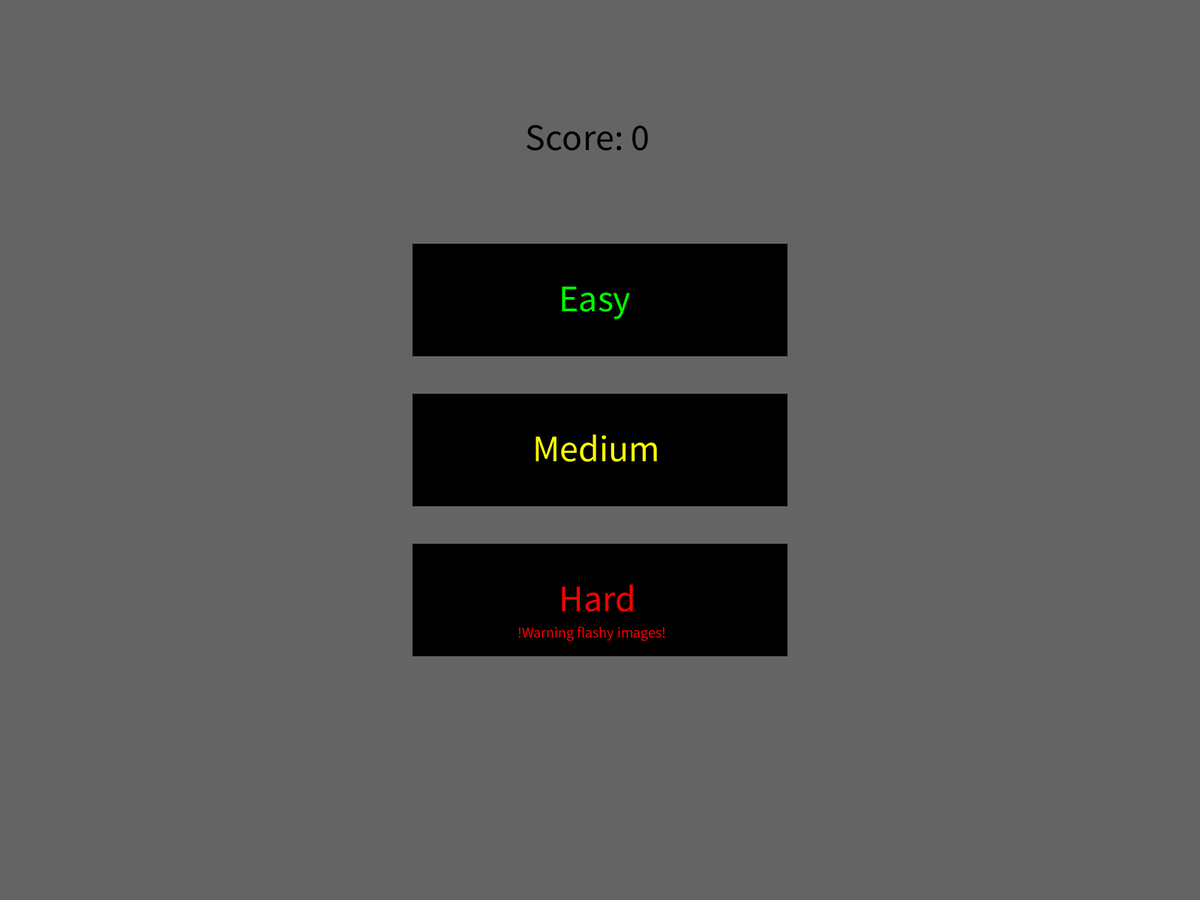
Frame 1 (no input)
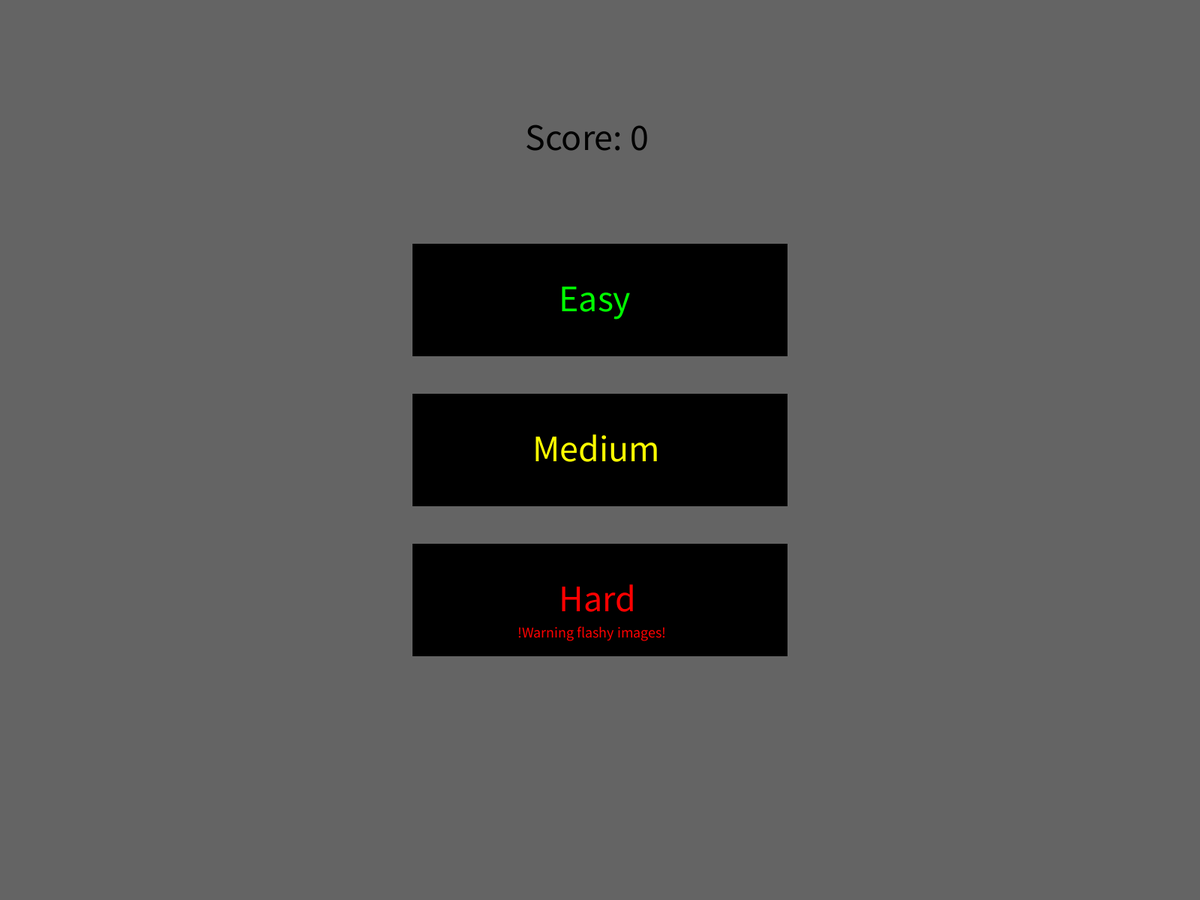
Frame 60 (the mouse pressed at the canvas centre just before this capture)
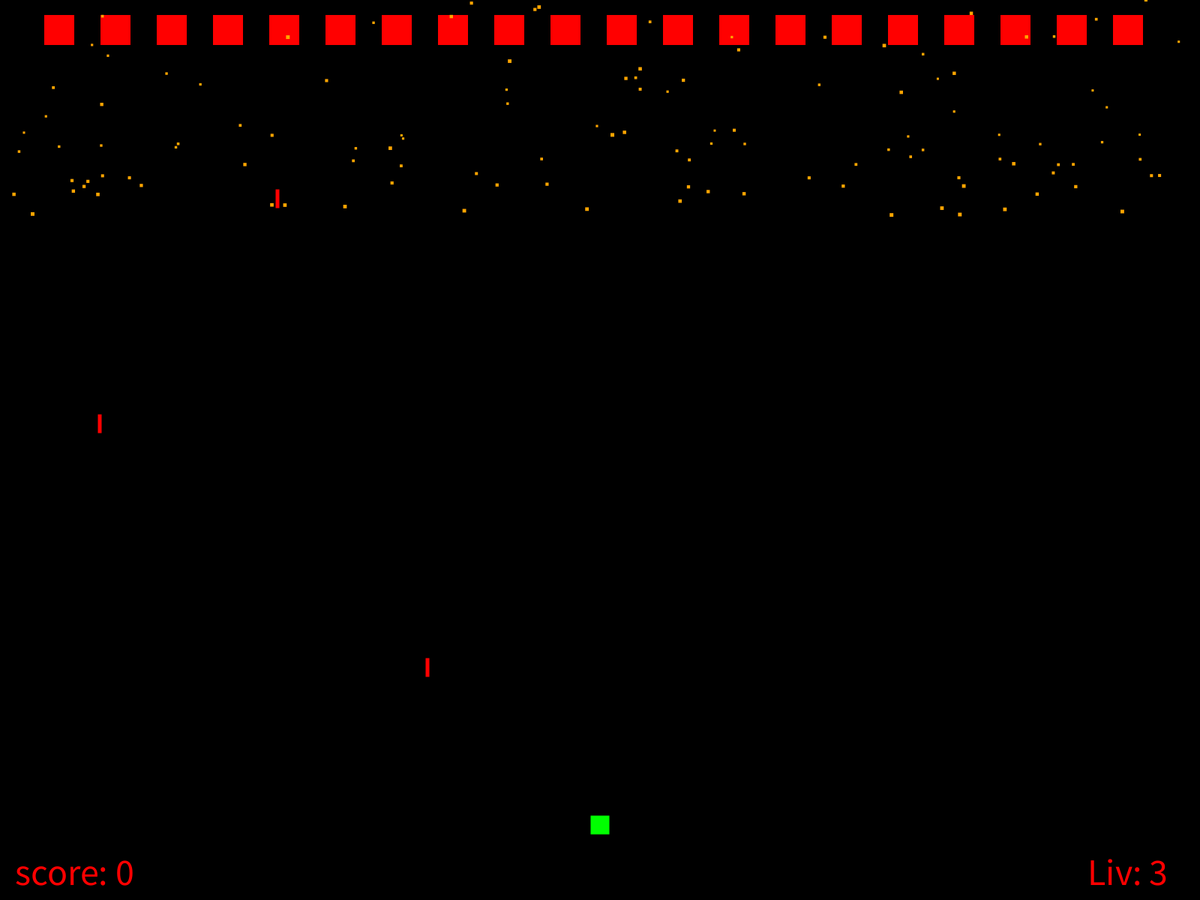
Frame 120 (the mouse held since frame 60 and released just before this capture)

The Processing sketch that drew these frames (run headless with seeded random() and noise(); from frame 60 on, the mouse is pressed at the canvas centre):

// Processing sketch: Space_Invaders_final
// ── Space_Invaders_final.pde
ArrayList<samling> engine;
ArrayList<Skud> bullets = new ArrayList<Skud>();
ArrayList<Fjende> enemies = new ArrayList<Fjende>();
ArrayList<Powerups> powerups = new ArrayList<Powerups>();

boolean left, right;
boolean shooting = true;

String retning = "højre";

Spiller s;

float skudDelayPlayer;
float skudDelayEnemy;
float playerTimer = 500;

int knapX, knapY;
int knapW = 500;
int knapH = 150;

int stage = 0;

int Score = 0;

float farve1, farve2, farve3;

void setup() {
  fullScreen();
  rectMode(CENTER);
  textMode(CENTER);
  noStroke();

  engine = new ArrayList<samling>(100);

  s = new Spiller();

  knapX = width/2;
  knapY = height/2;
}

void draw() {

  farve1 = random(255-1);
  farve2 = random(255-1);
  farve3 = random(255-1);

  println(playerTimer);

  //------------------------------------------------------------------------------------------------------------------------------------------------------------------------

  switch(stage) {

  case -1:
    background(255, 0, 0);
    fill(0);
    textSize(200);
    text("Game Over", width/2-550, height/2);
    textSize(20);
    text("Press Q to exit the game", width/2-150, height/2+150);
    Tilbage();
    fill(0);
    textSize(50);
    text("Score: "+ Score, knapX-200, knapY-400);

    int q = engine.size()-1;
    while (q >= 0) {
      samling obj = engine.get(q);
      obj.show();
      obj.act();
      if (obj.hasDied()) {
        engine.remove(q);
      }
      q--;
    }

    break;

    //------------------------------------------------------------------------------------------------------------------------------------------------------------------------

  case 0:
    background(100);
    fill(0);
    rect(knapX, knapY-200, knapW, knapH);
    if (mousePressed) {
      if (mouseX>knapX-knapW/2 && mouseX<knapX+knapW/2 && mouseY>knapY-200-knapH/2 && mouseY<knapY-200+knapH/2) {
        int antalFjender = 10;
        for (int i = 0; i < antalFjender; i++) {
          enemies.add(new Fjende(20+(i*75), 50, 50, 1, 500));
        }
        stage = 1;
      }
    }
    rect(knapX, knapY, knapW, knapH);
    if (mousePressed) {
      if (mouseX>knapX-knapW/2 && mouseX<knapX+knapW/2 && mouseY>knapY-knapH/2 && mouseY<knapY+knapH/2) {
        int antalFjender = 20;
        for (int i = 0; i < antalFjender; i++) {
          enemies.add(new Fjende(20+(i*75), 40, 40, 2, 200));
        }
        stage = 2;
      }
    }
    rect(knapX, knapY+200, knapW, knapH);
    if (mousePressed) {
      if (mouseX>knapX-knapW/2 && mouseX<knapX+knapW/2 && mouseY>knapY+200-knapH/2 && mouseY<knapY+200+knapH/2) {
        int antalFjender = 40;
        for (int i = 0; i < antalFjender; i++) {
          enemies.add(new Fjende(20+(i*50), 20, 20, 3, 50));
        }
        stage = 3;
      }
    }
    textSize(50);
    fill(0, 255, 0);
    text("Easy", knapX-55, knapY-185);
    fill(255, 255, 0);
    text("Medium", knapX-90, knapY+15);
    fill(255, 0, 0);
    text("Hard", knapX-55, knapY+215);
    fill(0);
    text("Score: "+ Score, knapX-100, knapY-400);
    textSize(20);
    fill(255,0,0);
    text("!Warning flashy images!", knapX-110, knapY+250);
    break;

    //------------------------------------------------------------------------------------------------------------------------------------------------------------------------

  case 1:
    clear();
    background(0);
    s.update();
    s.display();
    s.die();

    if (enemies.size()<1) {
      stage = 0;
      s.hp = 3;
      powerups.clear();
      bullets.clear();
    }

    for (Fjende f : enemies) {
      f.collide();
      f.move();
      f.display();
      f.shoot();
      playerTimer = 500;
    }

    for (int i = 0; i < enemies.size(); i++) {
      enemies.get(i).die();
    }

    for (int i = 0; i < powerups.size(); i++) {
      powerups.get(i).collide();
    }

    for (Powerups p : powerups) {
      p.display();
    }
    for (Powerups p : powerups) {
      p.move();
    }

    fill(255, 0, 0);

    textSize(50);
    Score();
    showHP();
    Tilbage();

    for (int i = 0; i < bullets.size(); i++) {
      bullets.get(i).hitEnemy();
    }


    for (int i = 0; i < bullets.size(); i++) {
      bullets.get(i).Move();
      bullets.get(i).hitPlayer();
    }

    for (Skud ss : bullets) {
      ss.Display();
    }


    fill(255);
    int i = engine.size()-1;
    while (i >= 0) {
      samling obj = engine.get(i);
      obj.show();
      obj.act();
      if (obj.hasDied()) {
        engine.remove(i);
      }
      i--;
    }

    break;

    //------------------------------------------------------------------------------------------------------------------------------------------------------------------------

  case 2:
    clear();
    background(0);
    s.update();
    s.display();
    s.die();

    if (enemies.size()<1) {
      stage = 0;
      s.hp = 3;
      powerups.clear();
      bullets.clear();
      playerTimer = 500;
    }

    for (Fjende f : enemies) {
      f.collide();
      f.move();
      f.display();
      f.shoot();
    }
    for (int e = 0; e < enemies.size(); e++) {
      enemies.get(e).die();
    }

    for (int e = 0; e < powerups.size(); e++) {
      powerups.get(e).collide();
    }

    for (Powerups p : powerups) {
      p.display();
    }
    for (Powerups p : powerups) {
      p.move();
    }

    fill(255, 0, 0);

    textSize(50);
    Score();
    showHP();
    Tilbage();

    for (int e = 0; e < bullets.size(); e++) {
      bullets.get(e).hitEnemy();
    }

    for (int e = 0; e < bullets.size(); e++) {
      bullets.get(e).Move();
      bullets.get(e).hitPlayer();
    }

    for (Skud ss : bullets) {
      ss.Display();
    }

    fill(255, 165, 0);
    int e = engine.size()-1;
    while (e >= 0) {
      samling obj = engine.get(e);
      obj.show();
      obj.act();
      if (obj.hasDied()) {
        engine.remove(e);
      }
      e--;
    }
    break;

    //------------------------------------------------------------------------------------------------------------------------------------------------------------------------

  case 3:
    clear();
    background(random(50-0));
    s.update();
    s.display();
    s.die();

    if (enemies.size()<1) {
      stage = 0;
      s.hp = 3;
      powerups.clear();
      bullets.clear();
      playerTimer = 500;
    }

    for (Fjende f : enemies) {
      f.collide();
      f.move();
      f.display();
      f.shoot();
    }
    for (int f = 0; f < enemies.size(); f++) {
      enemies.get(f).die();
    }

    for (int f = 0; f < powerups.size(); f++) {
      powerups.get(f).collide();
    }

    for (Powerups p : powerups) {
      p.display();
    }
    for (Powerups p : powerups) {
      p.move();
    }

    fill(255, 0, 0);

    textSize(50);
    Score();
    showHP();
    Tilbage();

    for (int f = 0; f < bullets.size(); f++) {
      bullets.get(f).hitEnemy();
    }

    for (int f = 0; f < bullets.size(); f++) {
      bullets.get(f).Move();
      bullets.get(f).hitPlayer();
    }

    for (Skud ss : bullets) {
      ss.Display();
    }

    fill(farve1, farve2, farve3);
    int r = engine.size()-1;
    while (r >= 0) {
      samling obj = engine.get(r);
      obj.show();
      obj.act();
      if (obj.hasDied()) {
        engine.remove(r);
      }
      r--;
    }
    break;
  }

  //------------------------------------------------------------------------------------------------------------------------------------------------------------------------

  engine.add(new Star());
}


void keyPressed() {
  if (shooting && key == ' ' && millis()>skudDelayPlayer+playerTimer) {
    skudDelayPlayer = millis();
    bullets.add(new Skud(s.x, s.y, "player"));
    shooting = false;
  }
  switch(keyCode) {
  case 37: //left
    left = true;
    break;
  case 39: //right
    right = true;
    break;
  }
}

void keyReleased() {
  shooting = true;
  switch(keyCode) {
  case 37: //left
    left = false;
    break;
  case 39: //right
    right = false;
    break;
  }
}

void Score() {
  text("score: "+Score, 20, height-20);
}

void Tilbage() {
  if (keyPressed) {
    if (key == 'q') {
      exit();
    }
  }
}

void showHP() {
  text("Liv: "+ s.hp, width-150, height-20);
}

// ── Background.pde
abstract class samling {
  float x, y, dx, dy;

  samling() {
  }

  void show() {
  }

  void act() {
  }

  boolean hasDied() {
    return false;
  }
}

class Star extends samling {
  Star() {
    x = random(0, width);
    y = 0;
    dx = 0;
    dy = random(3, 5);
  }

  void show() {
    rect(x, y, dy, dy);
  }

  void act() {
    x = x + dx;
    y = y + dy;
  }

  boolean hasDied() {
    return y > height;
  }
}

// ── Fjende.pde
class Fjende {
  //ejendomme
  float size;
  PVector pos;
  int hp;
  int randomEnemy;
  int Delay;

  //constructor
  Fjende(float x, float y, float s, int liv, int Delay2) {
    pos = new PVector(x, y);
    size = s;
    hp = liv;
    Delay = Delay2;
  }

  //metoder
  void display() {
    fill(255,0,0);
    rect(pos.x, pos.y, size, size);
  }

  void move() {
    switch(retning) {
    case "højre":
      pos.x++;
      break;
    case "venstre":
      pos.x--;
      break;
    }
  }

  void shoot() {
    randomEnemy = (int) random(0, enemies.size());
    if (skudDelayEnemy + Delay < millis()) {
      skudDelayEnemy = millis();
      bullets.add(new Skud(enemies.get(randomEnemy).pos.x, enemies.get(randomEnemy).pos.y, "enemy"));
    }
  }

 void die() {
    if (hp < 1) {
      switch((int) random(0,10)) {
      case 0:
      powerups.add(new Powerups(pos.x,pos.y, "fasterShooting"));
      break;
      case 1:
      powerups.add(new Powerups(pos.x,pos.y, "addHealth"));
      break;
      }
      print("die");
      Score += 100;
      enemies.remove(this);
    }
  }

  void collide() {
    if (pos.x>width) {
      retning = "venstre";
    } 
    if (pos.x<0) {
      retning = "højre";
    }
  }
}

// ── Powerups.pde
class Powerups {
  //ejendomme
  float w, h;
  PVector pos;
  String type;
  float skudPowerupDelay;
  //contructor
  Powerups(float x, float y, String inputType) {
    pos = new PVector(x, y);
    w = 25;
    h = 25;
    type = inputType;
  }

  //metoder
  void move() {
    pos.y+=5;
  }

  void collide() {
    if (pos.x < s.x+s.w/2+w/2 && pos.x > s.x - s.w/2-w/2 && pos.y < s.y + s.h/2+h/2 && pos.y > s.y - s.h/2-h/2) {
      enhancement();
      powerups.remove(this);
    }
  }

  void display() {
    fill(0, 0, 255);
    ellipse(pos.x, pos.y, w, h);
    println(skudPowerupDelay);
  }


  void enhancement() {
    switch(type) {
    case "addHealth":
      s.hp += 1;
      break;

    case "fasterShooting":
      if (playerTimer > 100) {
        playerTimer -= 100;
      }
      break;
    }
  }
}

// ── Skud.pde
class Skud {

  //ejendomme
  PVector pos;
  float w, h;
  float ySpeed;
  String type;

  //constructor
  Skud(float x, float y, String inputType) {
    pos = new PVector(x, y);
    w = 5;
    h = 25;
    ySpeed = 25;
    type = inputType;
  }



  void Display() {
    rect(pos.x, pos.y, w, h);
  }


  void Move() {
    if (type == "enemy") {
      pos.y += ySpeed;
    }
    if (type == "player") {
      pos.y -= ySpeed;
    }
  }


  void hitPlayer() {
    if (type == "enemy") {
      if (pos.x < s.x + s.w/2+w/2 && pos.x > s.x - s.w/2-w/2 && pos.y < s.y + s.h/2+h/2 && pos.y > s.y - s.h/2-h/2) {
        bullets.remove(this);
        s.hp -= 1;
      }
    }
  }

  void hitEnemy() {
    if (type == "player") {
      for (int i = 0; i < enemies.size(); i++) {
        if (pos.x < enemies.get(i).pos.x + enemies.get(i).size/2+w/2 && pos.x > enemies.get(i).pos.x - enemies.get(i).size/2-w/2 && pos.y < enemies.get(i).pos.y + enemies.get(i).size/2+h/2 && pos.y > enemies.get(i).pos.y - enemies.get(i).size/2-h/2) {
          bullets.remove(this);
          enemies.get(i).hp-=1;
          print(enemies.get(i).hp);
        }
      }
    }
  }
}

// ── Spiller.pde
class Spiller {
  //ejendomme
  float x, y, w, h;
  float xPos, xSpeed;
  int hp;
  float farve1, farve2, farve3;

  //contructor
  Spiller() {
    x = width/2;
    y = height-100;
    w = 25;
    h = 25;
    xSpeed = 10;
    xPos = 0;
    hp = 3;
  }

  //metoder
  void update() {

    if (left) {
      xPos = -xSpeed;
    }
    if (right) {
      xPos = xSpeed;
    }
    if ((!left && !right) || (left && right)) {
      xPos = 0;
    }

    if (x>width) {
      x=0;
    }

    if (x<0) {
      x=width;
    }

    //update position
    x += xPos;
    
    if(s.hp==3){
    farve1 = 0;
    farve2 = 255;
    farve3 = 0;
    }
    
    if(s.hp==2){
    farve1 = 255;
    farve2 = 165;
    farve3 = 0;
    }
    
    if(s.hp==1){
    farve1 = 255;
    farve2 = 0;
    farve3 = 0;
    }
  }

  void display() {

    fill(farve1, farve2, farve3);
    rect(x, y, w, h);
  }
  
  void die() {
    if(hp < 1) {
      stage = -1;
    }
  }
}
